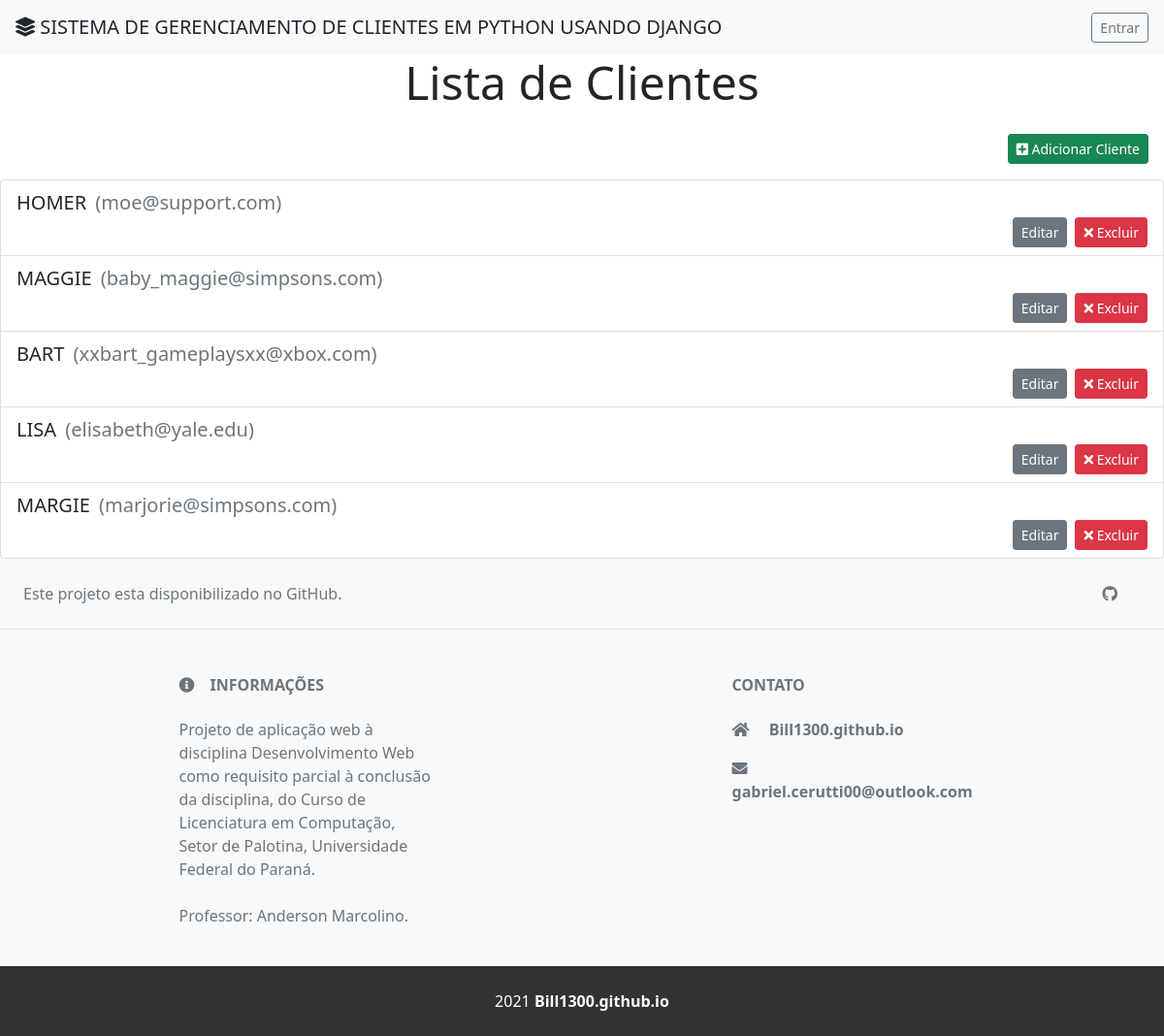
/clientes/, run on an earlier commit of the app's database.
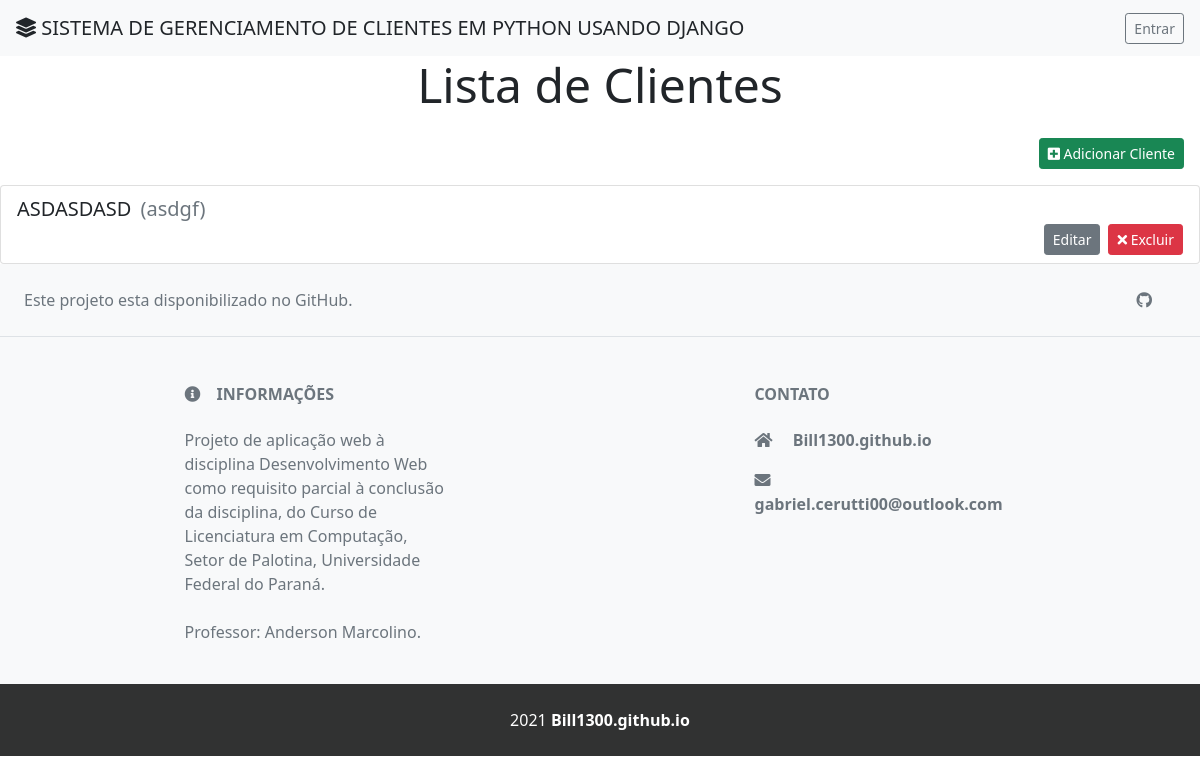
And on a later commit of the database.
### application/models.py (models this page shows, shortened)
class Cliente(models.Model):
    nome = models.CharField(max_length=50)
    idade = models.IntegerField()
    email = models.CharField(max_length=50, blank=True, null=True)
    telefone = models.CharField(max_length=20)

### application/views.py (the view)
# urls.py: path('', views.ClienteList.as_view(), name='list'),
class ClienteList(ListView):
    model = Cliente
    queryset = Cliente.objects.all()

### application/templates/application/cliente_list.html (shortened to what the changed rows need)
<!doctype html>
<html lang="pt-br">
    <head>
        <link href="https://cdn.jsdelivr.net/npm/bootstrap@5.0.2/dist/css/bootstrap.min.css" rel="stylesheet">
        <link rel="stylesheet" href="https://pro.fontawesome.com/releases/v5.10.0/css/all.css"/>
        {% load staticfiles %}
        <link rel="stylesheet" type="text/css" href="{% static 'css/style.css' %}">
    </head>
    <body>
        <header>
            <h1 class="lead display-5 text-center">Lista de Clientes</h1>
        </header>
        <ul class="list-group" >
            {% for cliente in object_list %}
            <li class="list-group-item">
                <a class="text-uppercase text-decoration-none lead text-dark" href="{% url 'application:detail' pk=cliente.id %}">{{cliente.nome}}
                    {% if cliente.email %}
                    <label class="text-secondary ms-1 text-lowercase">({{ cliente.email }})</label>
                    {% endif %}
                </a>
                <div class="d-grid gap-2 d-md-flex justify-content-md-end">
                    <button type="submit" class="btn btn-secondary btn-sm" onclick="location.href = '{% url 'application:update' pk=cliente.id %}'">Editar</button>
                    <button type="submit" class="btn btn-danger btn-sm" onclick="location.href = '{% url 'application:delete' pk=cliente.id %}'"><i class="fa fa-times" aria-hidden="true"></i> Excluir</button>
                </div>
            </li>
            {% endfor %}
        </ul>
    </body>
</html>

What changed in the data, as far as the page shows it:
removed Cliente: nome "HOMER", email "moe@support.com"
removed Cliente: nome "MAGGIE", email "baby_maggie@simpsons.com"
removed Cliente: nome "BART", email "xxbart_gameplaysxx@xbox.com"
removed Cliente: nome "LISA", email "elisabeth@yale.edu"
removed Cliente: nome "MARGIE", email "marjorie@simpsons.com"
added Cliente: nome "ASDASDASD", email "asdgf"
